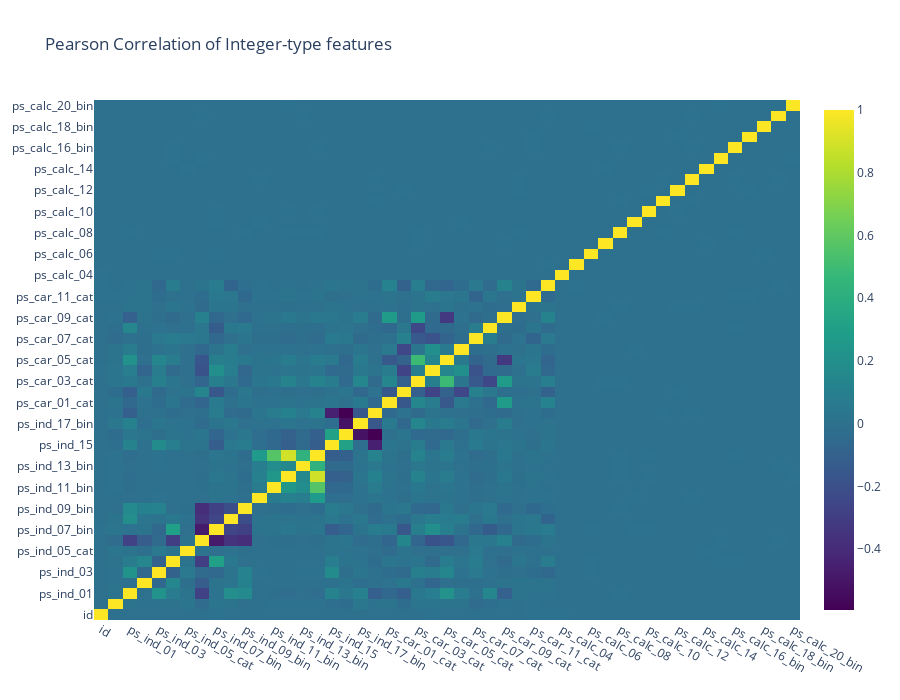

Notebook source saved alongside this figure:
### Code cell
data = [go.Heatmap(
            x = train_int.columns.values,
            y = train_int.columns.values,
            z = train_int.corr().values,
            colorscale = 'Viridis',
            reversescale = False,
            opacity = 1.0)]

layout = go.Layout(
    title = 'Pearson Correlation of Integer-type features',
    xaxis = dict(ticks = '', nticks = 36),
    yaxis = dict(ticks = ''),
    width = 900, height = 700)

fig = go.Figure(data = data, layout = layout)
py.iplot(fig, filename = 'labelled-heatmap')

### Figure 1 — Plotly figure (JSON) as saved in the notebook; plotly's stock layout.template omitted (floating-point values rounded to 4 significant figures; data arrays with more than 128 entries replaced by an {"elided": "..."} marker saying what was removed)
{"data": [{"colorscale": [[0, "#440154"], [0.1111, "#482878"], [0.2222, "#3e4989"], [0.3333, "#31688e"], [0.4444, "#26828e"], [0.5556, "#1f9e89"], [0.6667, "#35b779"], [0.7778, "#6ece58"], [0.8889, "#b5de2b"], [1, "#fde725"]], "opacity": 1, "reversescale": false, "x": ["id", "target", "ps_ind_01", "ps_ind_02_cat", "ps_ind_03", "ps_ind_04_cat", "ps_ind_05_cat", "ps_ind_06_bin", "ps_ind_07_bin", "ps_ind_08_bin", "ps_ind_09_bin", "ps_ind_10_bin", "ps_ind_11_bin", "ps_ind_12_bin", "ps_ind_13_bin", "ps_ind_14", "ps_ind_15", "ps_ind_16_bin", "ps_ind_17_bin", "ps_ind_18_bin", "ps_car_01_cat", "ps_car_02_cat", "ps_car_03_cat", "ps_car_04_cat", "ps_car_05_cat", "ps_car_06_cat", "ps_car_07_cat", "ps_car_08_cat", "ps_car_09_cat", "ps_car_10_cat", "ps_car_11_cat", "ps_car_11", "ps_calc_04", "ps_calc_05", "ps_calc_06", "ps_calc_07", "ps_calc_08", "ps_calc_09", "ps_calc_10", "ps_calc_11", "ps_calc_12", "ps_calc_13", "ps_calc_14", "ps_calc_15_bin", "ps_calc_16_bin", "ps_calc_17_bin", "ps_calc_18_bin", "ps_calc_19_bin", "ps_calc_20_bin"], "y": ["id", "target", "ps_ind_01", "ps_ind_02_cat", "ps_ind_03", "ps_ind_04_cat", "ps_ind_05_cat", "ps_ind_06_bin", "ps_ind_07_bin", "ps_ind_08_bin", "ps_ind_09_bin", "ps_ind_10_bin", "ps_ind_11_bin", "ps_ind_12_bin", "ps_ind_13_bin", "ps_ind_14", "ps_ind_15", "ps_ind_16_bin", "ps_ind_17_bin", "ps_ind_18_bin", "ps_car_01_cat", "ps_car_02_cat", "ps_car_03_cat", "ps_car_04_cat", "ps_car_05_cat", "ps_car_06_cat", "ps_car_07_cat", "ps_car_08_cat", "ps_car_09_cat", "ps_car_10_cat", "ps_car_11_cat", "ps_car_11", "ps_calc_04", "ps_calc_05", "ps_calc_06", "ps_calc_07", "ps_calc_08", "ps_calc_09", "ps_calc_10", "ps_calc_11", "ps_calc_12", "ps_calc_13", "ps_calc_14", "ps_calc_15_bin", "ps_calc_16_bin", "ps_calc_17_bin", "ps_calc_18_bin", "ps_calc_19_bin", "ps_calc_20_bin"], "z": {"elided": "49x49 float values"}, "type": "heatmap"}], "layout": {"height": 700, "title": {"text": "Pearson Correlation of Integer-type features"}, "width": 900, "xaxis": {"nticks": 36, "ticks": "", "type": "category", "range": [-0.5, 48.5], "autorange": true}, "yaxis": {"ticks": "", "type": "category", "range": [-0.5, 48.5], "autorange": true}}}
